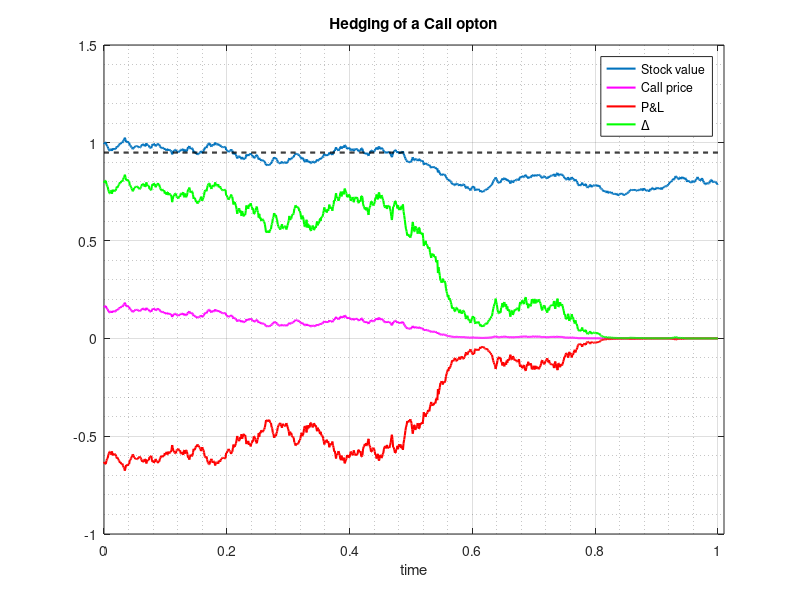
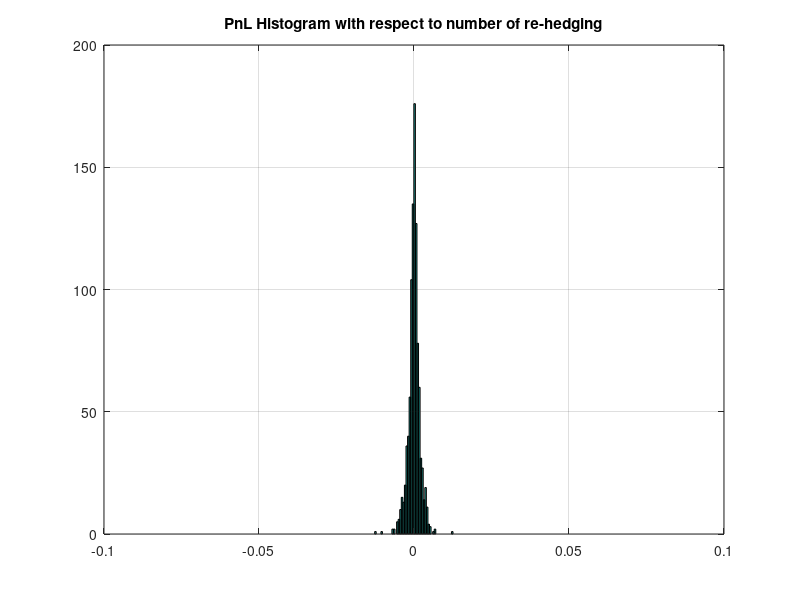

Here is the MATLAB script that generated these plots, in order:
function BS_Hedging
clf;clc;close all;
format long

% Model configuration

S0         = 1;
NoOfPaths = 1000;
NoOfSteps = 1000;
r         = 0.1;
sigma     = 0.2;
T         = 1;
K         = 1*0.95;

% Generation of the stock paths

randn('seed',11) %17 %20 %25 %43 %4 %11
[S,time] = GeneratePathsGBMEuler(NoOfPaths,NoOfSteps,T,r,sigma,S0);

% Define lambda expression for call option and for delta

C = @(t,K,S0)BS_Call_Put_Option_Price('c',S0,K,sigma,t,T,r);
Delta_call = @(t,K,S0)BS_Delta('c',S0,K,sigma,t,T,r);

% Hedging part

PnL        = zeros(NoOfPaths,length(time));
delta_init = Delta_call(0,K,S0);
PnL(:,1)   = C(0,K,S0) - delta_init*S0;

CallM      = zeros(NoOfPaths,length(time));
CallM(:,1) = C(0,K,S0);
DeltaM     = zeros(NoOfPaths,length(time));
DeltaM(:,1)= Delta_call(0,K,S0);

% Iterate over all the time steps

for i=2:NoOfSteps+1
    time(i)
    dt = time(i)-time(i-1);   
    delta_old  = Delta_call(time(i-1),K,S(:,i-1));
    delta_curr = Delta_call(time(i),K,S(:,i));
    PnL(:,i)   =  PnL(:,i-1)*exp(r*dt) - (delta_curr-delta_old).*S(:,i); % PnL
    CallM(:,i) = C(time(i),K,S(:,i));
    DeltaM(:,i)= delta_curr;
end

% Final PnL calculation 

PnL(:,end)=PnL(:,end) -max(S(:,end)-K,0) +  DeltaM(:,end).*S(:,end);

% Plot hedging results for a specified path

path_id =21;
 
figure(1)
plot(time,S(path_id,:),'linewidth',1.5)
hold on
plot(time,CallM(path_id,:),'-m','linewidth',1.5)
plot(time,PnL(path_id,:),'-r','linewidth',1.5)
plot(time,DeltaM(path_id,:),'g','linewidth',1.5)
plot(time,K.*ones(length(time),1),'--k','linewidth',1.5)
legend('Stock value','Call price','P&L','\Delta')
grid on
grid minor
title('Hedging of a Call opton')
xlabel('time')
xlim([0,T+0.01])

% PnL histogram

figure(2)
hist(PnL(:,end),50)
xlim([-0.1,0.1])
grid on
title('PnL Histogram with respect to number of re-hedging')

% Analysis for each path

for i =1:NoOfPaths
    fprintf('path_id = %2.0d, PnL(t_0)= %0.4f, PnL(Tm-1) =%0.4f,S(Tm) =%0.4f,max(S(tm)-K,0)= %0.4f, PnL(t_m) = %0.4f',i,PnL(i,1),PnL(i,end-1),S(i,end),max(S(i,end)-K,0),PnL(i,end))
    fprintf('\n')
end

function [S,time] = GeneratePathsGBMEuler(NoOfPaths,NoOfSteps,T,r,sigma,S0)

% Approximation

S=zeros(NoOfPaths,NoOfSteps);
S(:,1) = S0;

% Random noise

Z=random('normal',0,1,[NoOfPaths,NoOfSteps]);
W=zeros([NoOfPaths,NoOfSteps]);

dt = T / NoOfSteps;
time = zeros([NoOfSteps+1,1]);
for i=1:NoOfSteps
    if NoOfPaths>1
        Z(:,i)   = (Z(:,i) - mean(Z(:,i))) / std(Z(:,i));
    end
    W(:,i+1)  = W(:,i) + sqrt(dt).*Z(:,i);
    S(:,i+1) = S(:,i) + r * S(:,i)*dt + sigma * S(:,i).*(W(:,i+1)-W(:,i));
    time(i+1) = time(i) + dt;
end

function value = BS_Delta(CP,S_0,K,sigma,t,T,r)
if (t-T>10e-20 && T-t<10e-7)
   t=T;
end
d1    = (log(S_0 ./ K) + (r + 0.5 * sigma.^2) * (T-t)) ./ (sigma * sqrt(T-t));
if lower(CP) == 'c' || lower(CP) == 1
   value = normcdf(d1);
elseif lower(CP) == 'p' || lower(CP) == -1
    value = normcdf(d1)-1;
end

% Black-Scholes call option price

function value = BS_Call_Put_Option_Price(CP,S_0,K,sigma,t,T,r)
if (t-T>10e-20 && T-t<10e-7)
   t=T;
end
d1    = (log(S_0 ./ K) + (r + 0.5 * sigma.^2) * (T-t)) ./ (sigma * sqrt(T-t));
d2    = d1 - sigma * sqrt(T-t);
if lower(CP) == 'c' || lower(CP) == 1
    value = normcdf(d1) .* S_0 - normcdf(d2) .* K * exp(-r * (T-t));
elseif lower(CP) == 'p' || lower(CP) == -1
    value = normcdf(-d2) .* K*exp(-r*(T-t)) - normcdf(-d1).*S_0;
end
